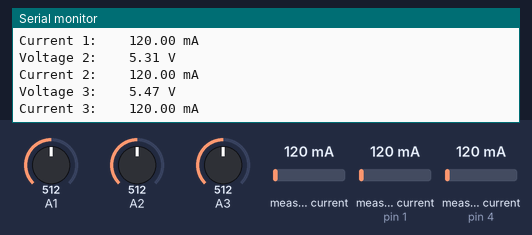
A sketch run on a simulated Arduino Uno, built with avr-gcc and run on an emulated ATmega328P. Shown: the last lines printed to the serial monitor. Inputs (shaded band) come from the test bench; at power-on: measured current 120 mA, measured current (sensors on pin 1, pin 4) 120 mA, A1 = 512, A2 = 512, A3 = 512.

Above: at 1.2 s.
1.3 s: measured current (sensor 0) set to 40 mA
3.6 s: measured current (sensor on pin 1) set to 40 mA
At 4.4 s:
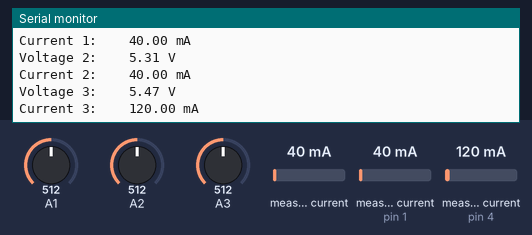
5.9 s: measured current (sensor on pin 4) set to 40 mA
At 6.4 s:
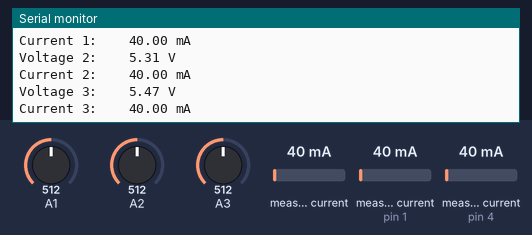
8.2 s: A1 set to 716
10.5 s: A2 set to 716
12.8 s: A3 set to 716
At 14.5 s:
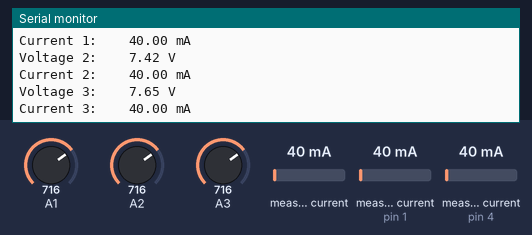
Timing chart, 0 to 16.0 s (numbered marks = the images above; inputs shaded):
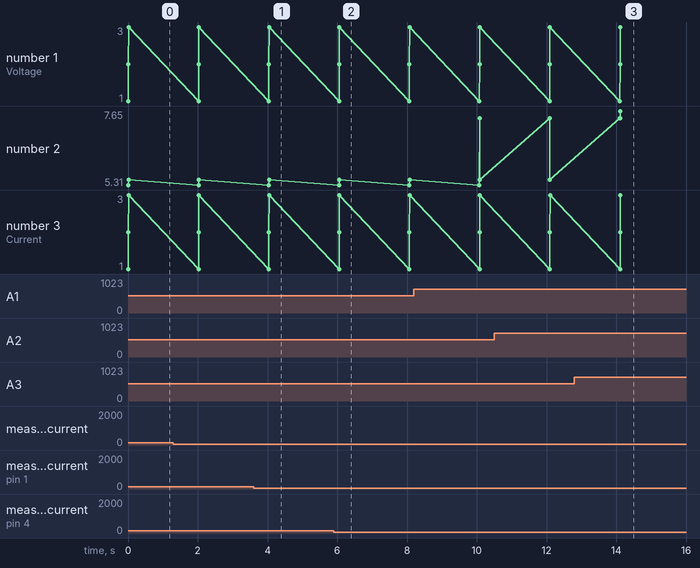

The sketch:

All_Current_and_Voltage3.ino
```cpp
//Both included files were downloaded from the current sensor webiste

#include <Wire.h>
#include <Adafruit_INA219.h>

//Each board needs to be physically address and then it can be referenced in the code.
Adafruit_INA219 ina219_A(0x40);
Adafruit_INA219 ina219_B(0x41);
Adafruit_INA219 ina219_C(0x44);

//Begin the setup which prints a freindly message to the serial monitor and starts each
// sensor.  It also saids the baud rate.
void setup(void)
{
  uint32_t currentFrequency;

  Serial.begin(115200);
  Serial.println("Hello!");

  Serial.println("Measuring voltage and current with INA219 ...");
  ina219_A.begin();
  ina219_B.begin();
  ina219_C.begin();

}

//This next loop initializes the current sensor values and the analog pins being used to read the voltages.
void loop(void)
{
  int sensorValue3 = analogRead(A3);
  int sensorValue2 = analogRead(A1);
  int sensorValue1 = analogRead(A2);

  // The values received by the analog inputs are assigned a value from 1 to 1023.  By dividing 5V by 1023 it
  // is converted to a 5V scale.  The 4.97 below is used to calibrate the results depending on the actual reference voltage.
  float voltage1 = sensorValue1 * (4.97 / 1023.0);
  float voltage2 = sensorValue2 * (4.97 / 1023.0);
  float voltage3 = sensorValue3 * (4.97 / 1023.0);

  float current1_mA = 0;
  float current2_mA = 0;
  float current3_mA = 0;

  // Rename the currents for convenience
  current1_mA = ina219_A.getCurrent_mA();
  current2_mA = ina219_B.getCurrent_mA();
  current3_mA = ina219_C.getCurrent_mA();

  // Print the current and voltage from the first voltage source.  A voltage devider is used to protect the inputs
  // thus the value needs to be multiplied by the factor the voltage devider decreases the voltage by.
  Serial.print("Voltage 1:    "); Serial.print(voltage1 * 2.134); Serial.println(" V");
  Serial.print("Current 1:    "); Serial.print(current1_mA); Serial.println(" mA");
  Serial.println("");

  // Print the current and voltage from the second voltage source.  A voltage devider is used to protect the inputs
  // thus the value needs to be multiplied by the factor the voltage devider decreases the voltage by.
  Serial.print("Voltage 2:    "); Serial.print(voltage2 * 2.134); Serial.println(" V");
  Serial.print("Current 2:    "); Serial.print(current2_mA); Serial.println(" mA");
  Serial.println("");

  // Print the current and voltage from the third voltage source.  A voltage devider is used to protect the inputs
  // thus the value needs to be multiplied by the factor the voltage devider decreases the voltage by.
  Serial.print("Voltage 3:    "); Serial.print(voltage3 * 2.20); Serial.println(" V");
  Serial.print("Current 3:    "); Serial.print(current3_mA); Serial.println(" mA");
  Serial.println("");

  // Add a couple extra spaces in between sets and delay the reading of the sets.
  Serial.println("");
  Serial.println("");
  delay(2000);
}
```

Measured:
- after the input at 3.6 s, the serial monitor: prints a new line after 0.44 s (image 1)
- after the input at 5.9 s, the serial monitor: prints a new line after 0.16 s (image 2)
- after the input at 12.8 s, the serial monitor: prints a new line after 1.3 s (image 3)
- plotted number 2: 5.47 → 7.65 after the input at 12.8 s
